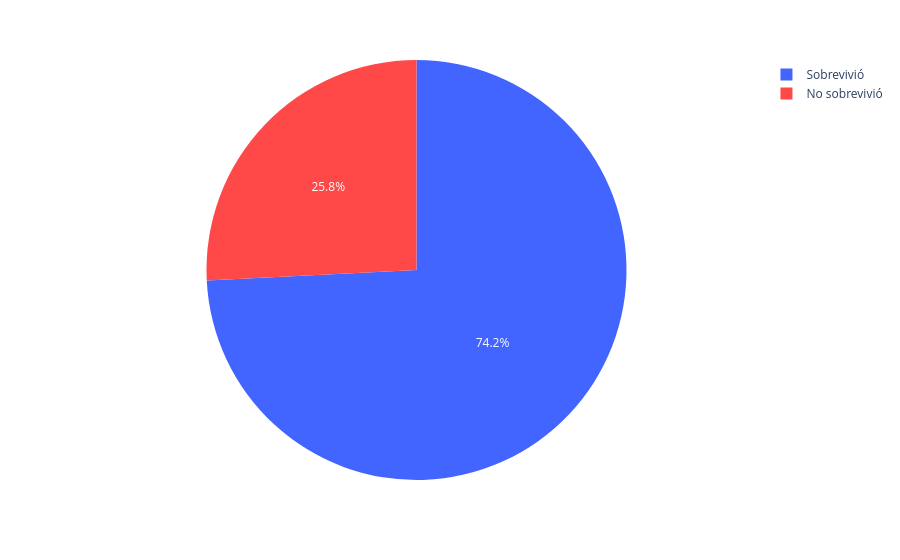

Notebook cell for this chart:
### Markdown cell above
1.1 Gráfico de sobrevivientes mujeres

### Code cell
fig_pie_sobrevivientes_female = px.pie(
    cuenta_sobrevivientes_mujeres,
    values='count',
    names='Sobreviviente',
    color='Sobreviviente',
    color_discrete_map=mapeo_colores
)

fig_pie_sobrevivientes_female.show()

### Figure 1 — Plotly figure (JSON) as saved in the notebook; plotly's stock layout.template omitted (floating-point values rounded to 4 significant figures)
{"data": [{"customdata": [["Sobrevivió"], ["No sobrevivió"]], "domain": {"x": [0, 1], "y": [0, 1]}, "hovertemplate": "Sobreviviente=%{customdata[0]}<br>count=%{value}<extra></extra>", "labels": ["Sobrevivió", "No sobrevivió"], "legendgroup": "", "marker": {"colors": ["#4365ff", "#ff4848"]}, "name": "", "showlegend": true, "type": "pie", "values": [233, 81]}], "layout": {"legend": {"tracegroupgap": 0}, "margin": {"t": 60}}}
